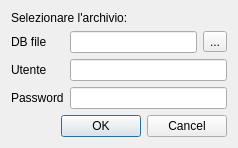
<?xml version="1.0" encoding="UTF-8"?>
<ui version="4.0">
 <class>DBDialog</class>
 <widget class="QDialog" name="DBDialog">
  <property name="geometry">
   <rect>
    <x>0</x>
    <y>0</y>
    <width>238</width>
    <height>142</height>
   </rect>
  </property>
  <property name="windowTitle">
   <string>Selezionare il database</string>
  </property>
  <layout class="QVBoxLayout" name="verticalLayout">
   <item>
    <widget class="QLabel" name="label_4">
     <property name="text">
      <string>Selezionare l'archivio:</string>
     </property>
    </widget>
   </item>
   <item>
    <layout class="QFormLayout" name="formLayout">
     <item row="0" column="0">
      <widget class="QLabel" name="label">
       <property name="text">
        <string>DB file</string>
       </property>
      </widget>
     </item>
     <item row="0" column="1">
      <layout class="QHBoxLayout" name="horizontalLayout">
       <item>
        <widget class="QLineEdit" name="dbfile"/>
       </item>
       <item>
        <widget class="QToolButton" name="toolButton">
         <property name="text">
          <string>...</string>
         </property>
        </widget>
       </item>
      </layout>
     </item>
     <item row="1" column="0">
      <widget class="QLabel" name="label_2">
       <property name="text">
        <string>Utente</string>
       </property>
      </widget>
     </item>
     <item row="1" column="1">
      <widget class="QLineEdit" name="utente"/>
     </item>
     <item row="2" column="0">
      <widget class="QLabel" name="label_3">
       <property name="text">
        <string>Password</string>
       </property>
      </widget>
     </item>
     <item row="2" column="1">
      <widget class="QLineEdit" name="password"/>
     </item>
    </layout>
   </item>
   <item>
    <widget class="QDialogButtonBox" name="buttonBox">
     <property name="standardButtons">
      <set>QDialogButtonBox::Cancel|QDialogButtonBox::Ok</set>
     </property>
    </widget>
   </item>
  </layout>
 </widget>
 <resources/>
 <connections>
  <connection>
   <sender>buttonBox</sender>
   <signal>accepted()</signal>
   <receiver>DBDialog</receiver>
   <slot>accept()</slot>
   <hints>
    <hint type="sourcelabel">
     <x>143</x>
     <y>113</y>
    </hint>
    <hint type="destinationlabel">
     <x>249</x>
     <y>89</y>
    </hint>
   </hints>
  </connection>
  <connection>
   <sender>buttonBox</sender>
   <signal>rejected()</signal>
   <receiver>DBDialog</receiver>
   <slot>reject()</slot>
   <hints>
    <hint type="sourcelabel">
     <x>73</x>
     <y>111</y>
    </hint>
    <hint type="destinationlabel">
     <x>85</x>
     <y>89</y>
    </hint>
   </hints>
  </connection>
 </connections>
</ui>
